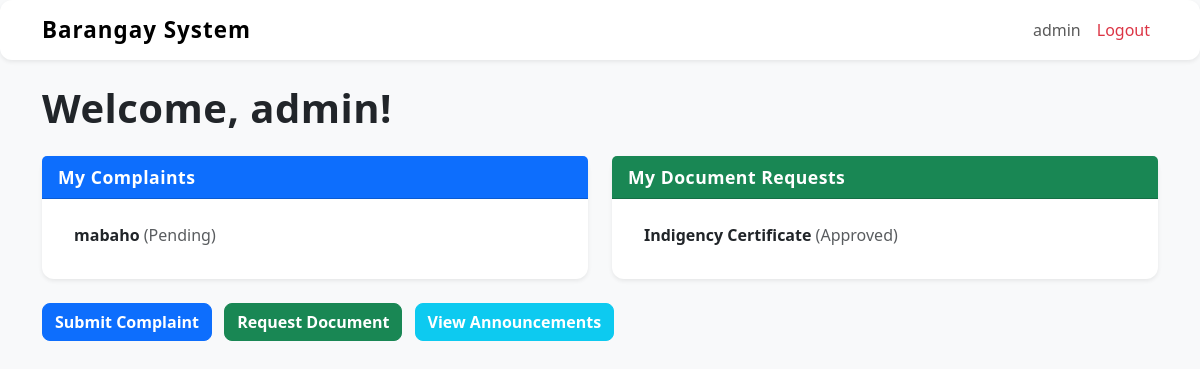
Screenshot of /resident/dashboard/ (signed in) with the database file from the repository.
### core/models.py (models this page shows, shortened)
class Complaint(models.Model):
    STATUS_CHOICES = [
        ('Pending', 'Pending'),
        ('Responded', 'Responded'),
    ]
    user = models.ForeignKey(User, on_delete=models.CASCADE)
    subject = models.CharField(max_length=200)
    message = models.TextField()
    response = models.TextField(blank=True, null=True)
    status = models.CharField(max_length=20, choices=STATUS_CHOICES, default='Pending')
    created_at = models.DateTimeField(auto_now_add=True)

class DocumentRequest(models.Model):
    STATUS_CHOICES = [
        ('Pending', 'Pending'),
        ('Approved', 'Approved'),
        ('Rejected', 'Rejected'),
    ]
    DOCUMENT_CHOICES = [
        ('Barangay Clearance', 'Barangay Clearance'),
        ('Certificate of Residency', 'Certificate of Residency'),
        ('Indigency Certificate', 'Indigency Certificate'),
        ('Business Permit', 'Business Permit'),
        ('Others', 'Others'),
    ]
    user = models.ForeignKey(User, on_delete=models.CASCADE)
    document_type = models.CharField(max_length=50, choices=DOCUMENT_CHOICES)
    purpose = models.TextField()
    status = models.CharField(max_length=20, choices=STATUS_CHOICES, default='Pending')
    requested_at = models.DateTimeField(auto_now_add=True)

### core/views.py (the view)
# urls.py: path('resident/dashboard/', views.resident_dashboard, name='resident_dashboard'),
@login_required
def resident_dashboard(request):
    complaints = Complaint.objects.filter(user=request.user)
    requests = DocumentRequest.objects.filter(user=request.user)
    return render(request, 'resident/dashboard.html', {
        'complaints': complaints,
        'requests': requests
    })

### core/templates/resident/dashboard.html (shortened to what this page needs)
{% extends 'base.html' %}
{% block content %}
<h1 class="mb-4 fw-bold">Welcome, {{ user.username }}!</h1>
<div class="row g-4">
    <div class="col-md-6">
        <div class="card shadow-sm">
            <div class="card-header bg-primary text-white fw-bold">
                My Complaints
            </div>
            <div class="card-body">
                {% if complaints %}
                    <ul class="list-group list-group-flush">
                        {% for complaint in complaints %}
                        <li class="list-group-item">
                            <strong>{{ complaint.subject }}</strong>
                            <span class="text-muted">({{ complaint.status }})</span>
                        </li>
                        {% endfor %}
                    </ul>
                {% else %}
                    <p class="text-muted">No complaints submitted yet.</p>
                {% endif %}
            </div>
        </div>
    </div>
    <div class="col-md-6">
        <div class="card shadow-sm">
            <div class="card-header bg-success text-white fw-bold">
                My Document Requests
            </div>
            <div class="card-body">
                {% if requests %}
                    <ul class="list-group list-group-flush">
                        {% for req in requests %}
                        <li class="list-group-item">
                            <strong>{{ req.document_type }}</strong>
                            <span class="text-muted">({{ req.status }})</span>
                        </li>
                        {% endfor %}
                    </ul>
                {% else %}
                    <p class="text-muted">No document requests yet.</p>
                {% endif %}
            </div>
        </div>
    </div>
</div>
<div class="mt-4">
    <a href="{% url 'submit_complaint' %}" class="btn btn-primary me-2">Submit Complaint</a>
    <a href="{% url 'request_document' %}" class="btn btn-success me-2">Request Document</a>
    <a href="{% url 'view_announcements' %}" class="btn btn-info text-white">View Announcements</a>
</div>
{% endblock %}

### core/templates/base.html (shortened to what this page needs)
{% load static %}
<!DOCTYPE html>
<html lang="en">
<head>
    <link href="https://cdn.jsdelivr.net/npm/bootstrap@5.3.2/dist/css/bootstrap.min.css" rel="stylesheet">
    <link rel="stylesheet" href="{% static 'css/style.css' %}">
</head>
<body class="bg-light text-dark">
    <nav class="navbar navbar-expand-lg navbar-light bg-white shadow-sm mb-4">
        <div class="container">
            <a class="navbar-brand fw-bold" href="{% url 'home' %}">Barangay System</a>
            <div class="collapse navbar-collapse justify-content-end" id="navbarNav">
                <ul class="navbar-nav">
                    {% if user.is_authenticated %}
                        <li class="nav-item">
                            <a class="nav-link" href="#">{{ user.username }}</a>
                        </li>
                        <li class="nav-item">
                            <a class="nav-link text-danger" href="{% url 'logout' %}">Logout</a>
                        </li>
                    {% else %}
                        <li class="nav-item">
                            <a class="nav-link" href="{% url 'login' %}">Login</a>
                        </li>
                    {% endif %}
                </ul>
            </div>
        </div>
    </nav>
    <div class="container">
        {% block content %}{% endblock %}
    </div>
</body>
</html>

### core/static/css/style.css (style rules this page uses)
body { font-family: 'Segoe UI', Tahoma, Geneva, Verdana, sans-serif; background: #f8f9fa; color: #212529; }
.card { border-radius: 12px; transition: all 0.3s ease; border: none; box-shadow: 0 4px 15px rgba(0, 0, 0, 0.08); }
.card-header { font-size: 1.1rem; letter-spacing: 0.5px; border-radius: 12px 12px 0 0; }
.btn { border-radius: 8px; font-weight: 600; transition: all 0.2s ease; }
.list-group-item { border: none; border-radius: 8px; margin-bottom: 8px; transition: all 0.2s ease; }
h1, h2, h3, h4, h5 { font-weight: 700; letter-spacing: 0.5px; }
a { text-decoration: none; transition: all 0.2s ease; }
.navbar { border-radius: 12px; }
.navbar-brand { font-size: 1.4rem; letter-spacing: 1px; font-weight: 700; }

### rows the page displays
Complaint: subject "mabaho", status "Pending"
DocumentRequest: document_type "Indigency Certificate", status "Approved"

### other values shown
{{ user.username }} "admin"
